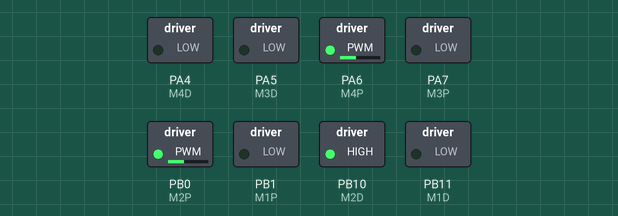
This sketch was run on a simulated STM32 Blue Pill. Parts: switched loads named in the sketch (green lamp = pin HIGH).

Above: at 0.05 s.
At 1.95 s:
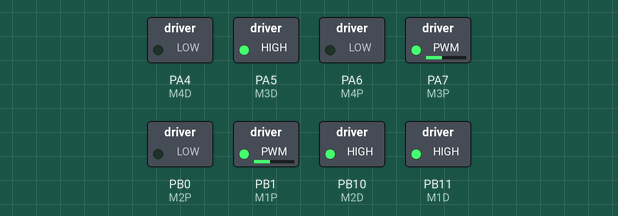
At 2.95 s:
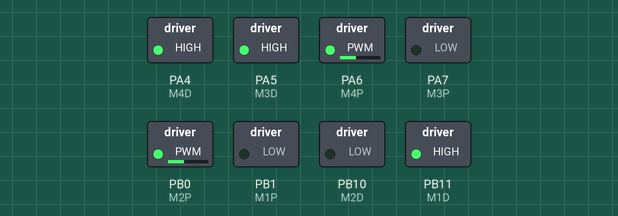
At 3.95 s:
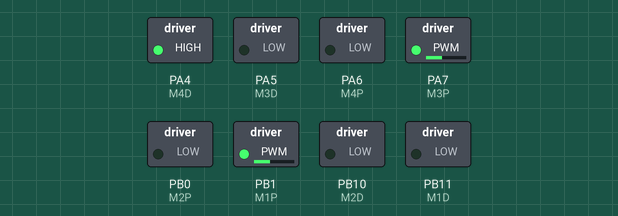
Timing chart, 0 to 5.2 s (numbered marks = the images above):
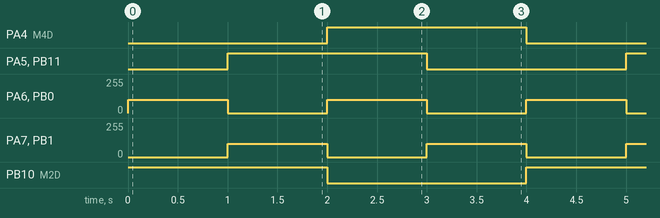

The sketch:

GestureRobot.ino
```cpp
#define M1D PB11
#define M2D PB10
#define M3D PA5
#define M4D PA4
#define M1P PB1
#define M2P PB0
#define M3P PA7
#define M4P PA6

void setup()
{
  //M1
  pinMode(M1D,OUTPUT);
  pinMode(M1P,OUTPUT);
  //M2
  pinMode(M2D,OUTPUT);
  pinMode(M2P,OUTPUT);
  //M3
  pinMode(M3D,OUTPUT);
  pinMode(M3P,OUTPUT);
  //M4
  pinMode(M4D,OUTPUT);
  pinMode(M4P,OUTPUT);
//  Serial1.begin(38400);
//  Serial.begin(38400);
}

void forward(int x)
{
  digitalWrite(M2D,HIGH);
  analogWrite(M2P,x);
  digitalWrite(M4D,LOW);
  analogWrite(M4P,x);
}

void backward(int x)
{
  digitalWrite(M2D,LOW);
  analogWrite(M2P,x);
  digitalWrite(M4D,HIGH);
  analogWrite(M4P,x);
}

void right(int x)
{
  digitalWrite(M3D,HIGH);
  analogWrite(M3P,x);
  digitalWrite(M1D,HIGH);
  analogWrite(M1P,x);
}

void _reset()
{
  analogWrite(M1P,0);
  analogWrite(M2P,0);
  analogWrite(M3P,0);
  analogWrite(M4P,0);
}
void left(int x)
{
  digitalWrite(M3D,LOW);
  analogWrite(M3P,x);
  digitalWrite(M1D,LOW);
  analogWrite(M1P,x);
}

void loop()
{
  forward(100);
  delay(1000);
  _reset();
  right(100);
  delay(1000);
  _reset();
  backward(100);
  delay(1000);
  _reset();
  left(100);
  delay(1000);
  _reset();
//  analogWrite(M3P,150);
//  digitalWrite(M3D, HIGH);
//  delay(1000);
//  analogWrite(M3P,150);
//  digitalWrite(M3D, LOW);
//  delay(1000);
}
```

Measured:
- by itself, PA4 (M4D), PA5 (M3D), PB10 (M2D), PB11 (M1D): alternates HIGH for 2.0 s and LOW for 2.0 s
- by itself, PA6 (M4P), PA7 (M3P), PB0 (M2P), PB1 (M1P): alternates 100/255 for 1.0 s and 0/255 for 1.0 s
